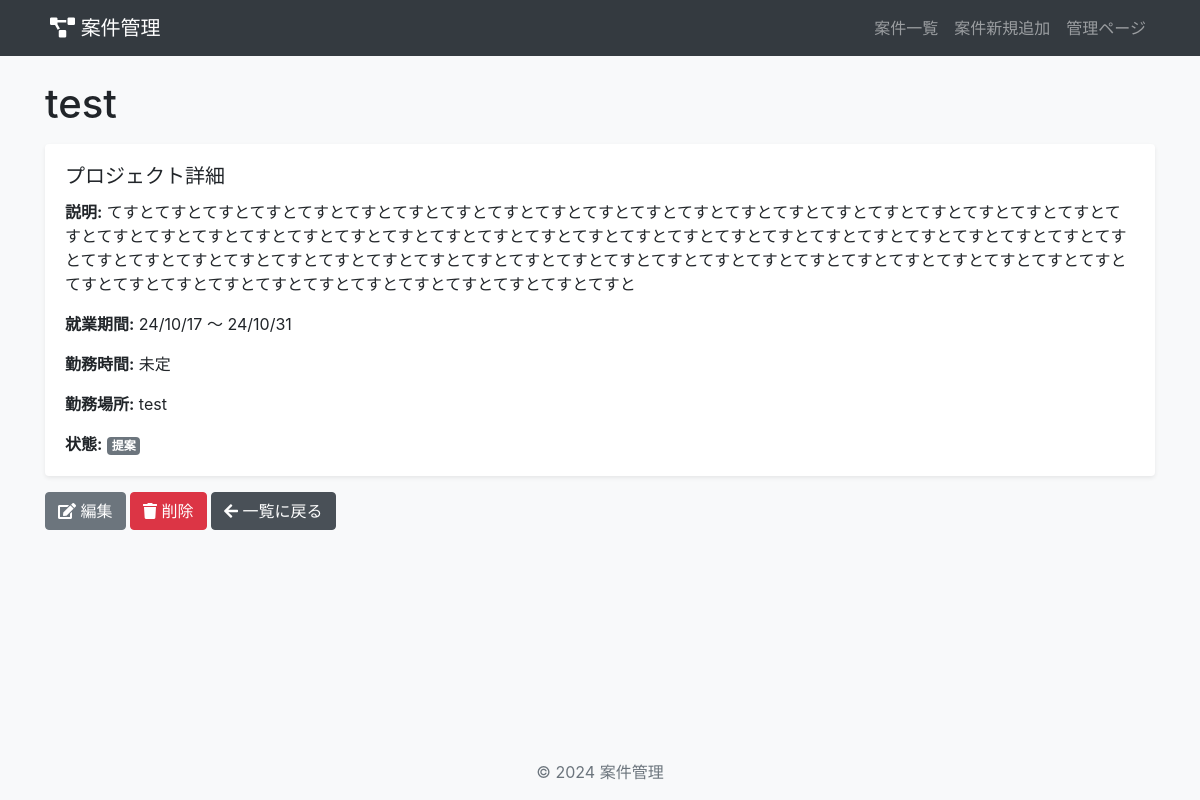
The app's page /project/3/ with its own data.
### projects/models.py (models this page shows, shortened)
class Project(models.Model):
    name = models.CharField(max_length=200)  # プロジェクト名
    description = models.TextField()  # プロジェクトの説明
    must_skill = models.CharField(max_length=200, null=True, blank=True)  # 必須スキル（オプション）
    better_skill = models.CharField(max_length=200, null=True, blank=True)  # 尚可スキル（オプション）
    start_date = models.DateField()  # プロジェクト開始日
    end_date = models.DateField(null=True, blank=True)  # プロジェクト終了日（オプション）
    work_time = models.CharField(max_length=200, null=True, blank=True)  # 勤務時間（オプション）
    address = models.CharField(max_length=200, null=True, blank=True)  # 勤務場所
    status = models.CharField(max_length=20, choices=[  # プロジェクトの状態
        ('proposal', '提案'),
        ('ongoing', '進行中'),
        ('interview', '面談'),
        ('waiting', '結果待ち'),
        ('join', '確定'),
    ], default='proposal')
    content_match = models.IntegerField(
        validators=[MinValueValidator(1), MaxValueValidator(5)],
        null=True,
        blank=True,
        verbose_name="業務内容合致度"
    )
    environment_match = models.IntegerField(
        validators=[MinValueValidator(1), MaxValueValidator(5)],
        null=True,
        blank=True,
        verbose_name="就業環境合致度"
    )

### projects/views.py (the view)
# urls.py: path('<int:pk>/', views.ProjectDetailView.as_view(), name='project_detail'),
class ProjectDetailView(DetailView):
    model = Project
    template_name = 'projects/project_detail.html'

### projects/templates/projects/project_detail.html
{% extends 'base.html' %}
{% block content %}
  <h1 class="mb-3">{{ project.name }}</h1>
  <div class="card mb-3">
    <div class="card-body">
      <h5 class="card-title">プロジェクト詳細</h5>
      <p class="card-text"><strong>説明:</strong> {{ project.description }}</p>
      <p class="card-text"><strong>就業期間:</strong> {{ project.start_date|date:"y/m/d" }} ～ {% if project.end_date %}{{ project.end_date|date:"y/m/d" }}{% else %}未定{% endif %}</p>
      <p class="card-text"><strong>勤務時間:</strong> {{ project.time|default:"未定" }}</p>
      <p class="card-text"><strong>勤務場所:</strong> {{ project.address|default:"未定" }}</p>
      <p class="card-text"><strong>状態:</strong> <span class="badge badge-secondary">{{ project.get_status_display }}</span></p>
    </div>
  </div>
  <div>
    <a href="{% url 'project_update' project.pk %}" class="btn btn-secondary">
      <i class="fas fa-edit"></i> 編集
    </a>
    <a href="{% url 'project_delete' project.pk %}" class="btn btn-danger">
      <i class="fas fa-trash"></i> 削除
    </a>
    <a href="{% url 'project_list' %}" class="btn btn-primary">
      <i class="fas fa-arrow-left"></i> 一覧に戻る
    </a>
  </div>
{% endblock %}

### templates/base.html (style rules this page uses)
body { display: flex; min-height: 100vh; flex-direction: column; background-color: #f8f9fa; }
.btn-primary { background-color: #495057; border-color: #495057; }
.card { border: none; box-shadow: 0 0.125rem 0.25rem rgba(0, 0, 0, 0.075); }

### records on screen
Project: name "test", description "てすとてすとてすとてすとてすとてすとてすとてすとてすとてすとてすとてすとてすとてすとてすとてすとてすとてすとてすとてすとてすとてすとてすとてすとてすとてすとてすとてすとてすとてすとてすとてすとてすとてすとてすとてすとてすとてすとてすとてすとてすとてすとてすとてすとてすとてすとてすとてすとてすとてすとてすとてすとてすとてすとてすとてすとてすとてすとてすとてすとてすとてすとてすとてすとてすとてすとてすとてすとてすとてすとてすとてすとてすとてすとてすとてすとてすとてすと", start_date "24/10/17", end_date "24/10/31", address "test", status "提案"

### other values on screen
{{ project.time|default:"未定" }} "未定"
